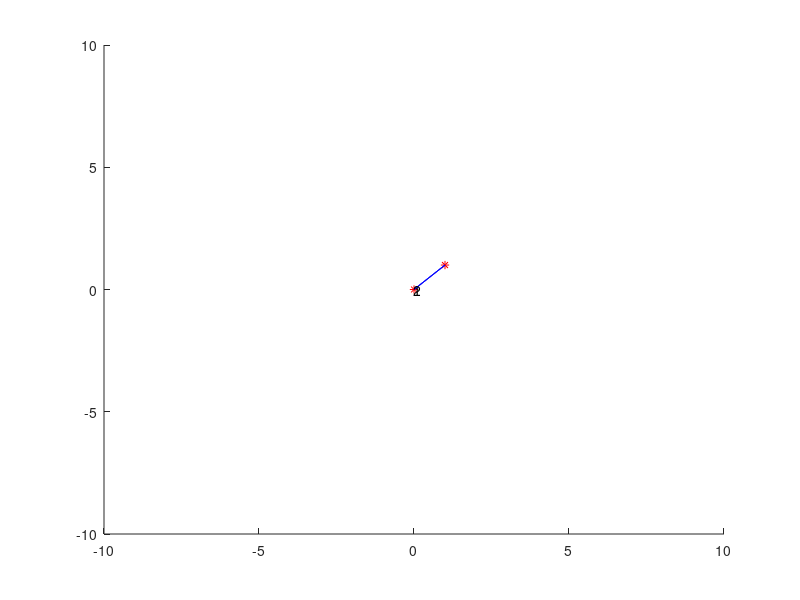

This chart was generated by the following MATLAB code: (Note: this script raises an error after producing the figure.)
%Clears the Workspace, Command Window, and all Figures
clear
clc
close all

%Defines the constants for ...
%   World Building
numberOfAgents = 2;
agentRadius = 1;
mapSize = 10;
timeStep = .05;
maxTime = 80;

%   VO's and ORCA
timeHorizon = 10;
sensingRange = 20;
velocityDiscritisation = 0.05;
vOptIsZero = true;
responsibility = 0.5;

%   Control Constants and Limitations
safetyMargin = 1.1;
idealSpeed = .5;
maxSpeed = 2;

%Initializes the goal position randomly in the world, and initial positions
%around the boarder of the world
pathLength = 5;
pathCounters = ones(numberOfAgents,1);
goalPath = (mapSize-2*agentRadius)*(2*rand(numberOfAgents,2,pathLength)-1);
initPositions = zeros(numberOfAgents,2);

possCo = (agentRadius-mapSize):(2*agentRadius*safetyMargin):(mapSize-2*agentRadius);
for i = 1:min(length(possCo),numberOfAgents)
    initPositions(i,:) = [agentRadius-mapSize,possCo(i)];
end
for i = (length(possCo)+1):min(2*length(possCo),numberOfAgents)
    initPositions(i,:) = [possCo(i-length(possCo)),mapSize-agentRadius];
end
for i = (2*length(possCo)+1):min(3*length(possCo),numberOfAgents)
    initPositions(i,:) = [mapSize-agentRadius,-possCo(i-2*length(possCo))];
end
for i = (3*length(possCo)+1):min(4*length(possCo),numberOfAgents)
    initPositions(i,:) = [-possCo(i-3*length(possCo)),agentRadius-mapSize];
end

goalPath(:,:,pathLength) = -initPositions;
goalLocations = goalPath(:,:,1);

%Captures statistics and measurements for analysis
goalDistances = zeros(numberOfAgents,pathLength);
goalDistances(:,1) = vecnorm(goalPath(:,:,1) - initPositions,2,2);
for i = 2:pathLength
    goalDistances(:,i) = vecnorm(goalPath(:,:,i) - goalPath(:,:,i-1),2,2);
end

travelTimes = zeros(numberOfAgents,pathLength);

%Creates velocities, paths, time step counter, and collision counter
agentVelocities = zeros(numberOfAgents,2);
collisions = 0;

%Creates Position Space Figure
figPS = figure('Name', 'Position Space');
axis([-mapSize mapSize -mapSize mapSize])

lineGoalLocations = line;
set(lineGoalLocations, 'Marker', '*', ...
                       'LineStyle', 'none', ...
                       'Color', [1 0 0]);

for i = 1:numberOfAgents
    lineAgent(i) = line;
    textAgentNumber(i) = text;
    set(textAgentNumber(i), 'String', i)
    set(lineAgent(i),'color', 'b')
end

pause(2);

%Main Simulation Loop
agentPositions = initPositions;

while max(vecnorm(agentPositions - goalLocations,2,2)) > 0.2 || min(pathCounters) < pathLength
    %Computes collision free ORCAVelocities that are closest to the
    %idealVelocities.
    idealVelocities = (goalLocations - agentPositions) ./ vecnorm(goalLocations - agentPositions, 2, 2) * idealSpeed;
    accelInputs = accelerationControllerFunc(agentPositions, agentVelocities, idealVelocities, sensingRange, agentRadius, 5);
    
    potentInputs = potentField(agentPositions,sensingRange,agentRadius,safetyMargin);
    
    agentVelocities = agentVelocities + (accelInputs + potentInputs) * timeStep;
    
    for i = 1:numberOfAgents
        if norm(agentVelocities(i,:)) > maxSpeed
            agentVelocities(i,:) = maxSpeed * agentVelocities(i,:) ./ norm(agentVelocities(i,:));
        end
    end
    
    %Updates positions & handles collisions
    agentPositions = agentPositions + agentVelocities * timeStep;
    [agentPositions, agentVelocities, ~] = Collider(agentPositions, agentVelocities, agentRadius);
    
    %Draws all graphics on appropriate figures
    set(lineGoalLocations, 'xdata', goalLocations(:,1), ...
                          'ydata', goalLocations(:,2));
    for i = 1:numberOfAgents
        drawCircle(lineAgent(i),agentPositions(i,1), ...
                                agentPositions(i,2),agentRadius);
        set(textAgentNumber(i), "Position", [agentPositions(i,1)  ...
                                             agentPositions(i,2)]);
    end
    pause(timeStep)
    
    %Increments the times that it took to get to the goals
    for i = 1:numberOfAgents
        if pathCounters(i) < pathLength || norm(agentPositions(i,:) - goalLocations(i,:)) > .2
            travelTimes(i,pathCounters(i)) = travelTimes(i,pathCounters(i)) + 1;
        end
    end
    
    %Moves goal location to the next goal on the path once they reach it
    for i = 1:numberOfAgents
        if pathCounters(i) < pathLength
            if norm(agentPositions(i,:) - goalLocations(i,:)) < agentRadius
                pathCounters(i) = pathCounters(i) + 1;
                goalLocations(i,:) = goalPath(i,:,pathCounters(i));
            end
        end
    end
end